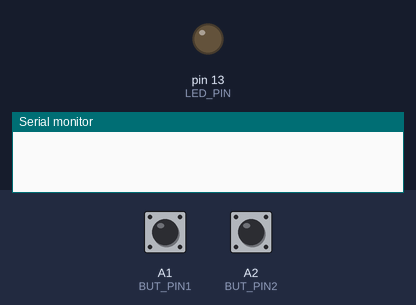
This sketch was run on a simulated Arduino Uno, built with avr-gcc and run on an emulated ATmega328P. Shown: output pins drawn as LEDs (lit = HIGH), the last lines printed to the serial monitor. Dashed ring = blinking. The inputs (shaded band) are chosen by the test bench; at power-on: A2 (BUT_PIN2) HIGH, A1 (BUT_PIN1) HIGH.

Above: at 0.1 s.
At 9.4 s:
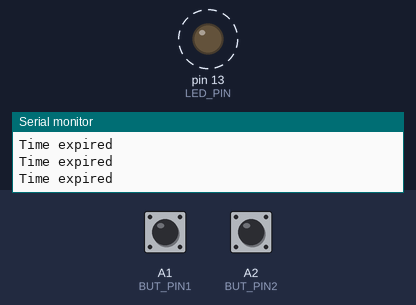
9.5 s: A2 (BUT_PIN2) pulled LOW for 0.15 s
31.6 s: A1 (BUT_PIN1) pulled LOW for 0.15 s
At 31.6 s:
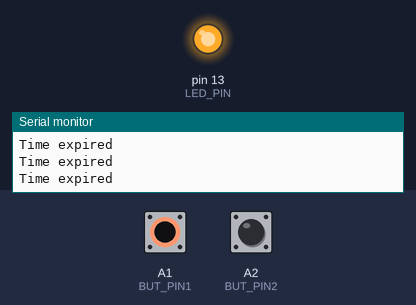
Timing chart, 0 to 42.3 s (numbered marks = the images above; inputs shaded):
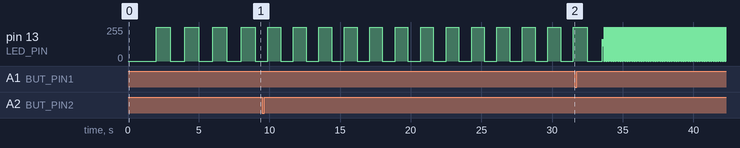

The sketch:

tarefa2.ino
```cpp
#include "event_driven.h"
#include "tarefa2.h"

void button_changed(int pin)
{
  if(pin == BUT_PIN1)
  {
    if(beenPressed && butTimeDif  <= 500)
    {
      digitalWrite(LED_PIN, HIGH);
      while(1);
    }

    limit += 100;
  }
  else
  {
    if(beenPressed && butTimeDif  <= 500)
    {
      digitalWrite(LED_PIN, HIGH);
      while(1);
    }

    limit -= 100;
  }
}

void timer_expired(void)
{
  Serial.println("Time expired");
  digitalWrite(LED_PIN, even);
  even = !even;
}

void init_listener(void)
{
  Serial.begin(9600);

  button_listen(BUT_PIN1);
  button_listen(BUT_PIN2);

  pinMode(LED_PIN, OUTPUT);

  unsigned long init_time = millis();
  timer_set(LED_PIN, init_time);
  limit = 1000;
  even = 0;
  timeOne = 0;
  timeTwo = 0;
}
```

event_driven.h
```cpp
int even;
unsigned long timeOne;
unsigned long timeTwo;
bool beenPressed;
unsigned long limit;
unsigned long butTimeDif;

void button_listen(int pin);

void timer_set(int flag, int ms);
```

event_driven.ino
```cpp
#include "tarefa2.h"

unsigned long timer;
int oneFlag;
int twoFlag;

/* Funções de registro: */
void button_listen (int pin)
{
  pinMode(pin, INPUT);
}

void timer_set (int flag, int ms)
{
  if(flag == LED_PIN)
    timer = ms;
  else if(flag == BUT_PIN1)
    timeOne = ms;
  else
    timeTwo = ms;

}

/* Programa principal: */
void setup ()
{
  init_listener(); // inicialização do usuário
  oneFlag = 1;
  twoFlag = 1;
}

void loop ()
{
  unsigned long actual = millis();
  unsigned long dif = actual - timer;
  unsigned limitDif;

  if(dif >= limit)
  {
    timer_set(LED_PIN, actual);
    timer_expired();
  }

  int one = digitalRead(BUT_PIN1);
  int two = digitalRead(BUT_PIN2);

  if(!one) timer_set(BUT_PIN1, millis());
  if(!two) timer_set(BUT_PIN2, millis());
  beenPressed = timeOne || timeTwo;
  butTimeDif = abs(timeOne - timeTwo);

  if(one && !oneFlag)
  {
    button_changed(BUT_PIN1);
    oneFlag = one;
  }
  if(two && !twoFlag)
  {
    button_changed(BUT_PIN2);
    twoFlag = two;
  }

  twoFlag = two;
  oneFlag = one;
}
```

tarefa2.h
```cpp
#define LED_PIN 13
#define BUT_PIN1 A1
#define BUT_PIN2 A2

void button_changed(int pin, int v);

void timer_expired(void);

void init_listener(void);
```

Measured:
- by itself, pin 13 (LED_PIN): alternates 255/255 for 0.90 s and 0/255 for 0.90 s
